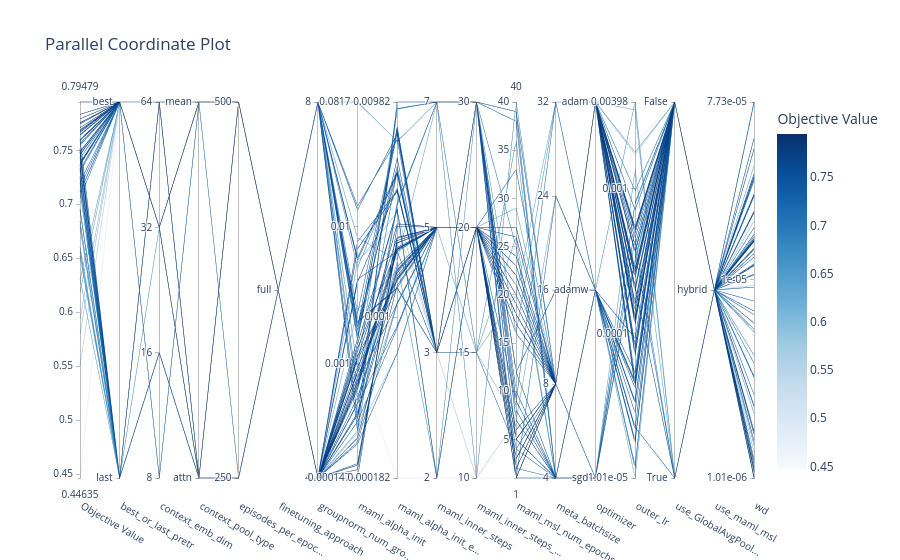

Notebook cell for this chart:
### Code cell
# 3. Parallel Coordinate Plot (Visualizes high-dimensional relationships)
fig_parallel = plot_parallel_coordinate(study)
fig_parallel.show()

### Figure 1 — Plotly figure (JSON) as saved in the notebook; plotly's stock layout.template omitted (floating-point values rounded to 4 significant figures)
{"data": [{"dimensions": [{"label": "Objective Value", "range": [0.4464, 0.7948], "values": [0.7063, 0.7161, 0.6307, 0.6562, 0.6844, 0.7365, 0.6958, 0.724, 0.7375, 0.7323, 0.7109, 0.7688, 0.7375, 0.7599, 0.7464, 0.7562, 0.7755, 0.7641, 0.7792, 0.7667, 0.7302, 0.7599, 0.7458, 0.7589, 0.7688, 0.7115, 0.7688, 0.7203, 0.7547, 0.7427, 0.7484, 0.7677, 0.7385, 0.6297, 0.5797, 0.7646, 0.7375, 0.7745, 0.7833, 0.7365, 0.749, 0.7948, 0.7708, 0.4464, 0.6521, 0.5938, 0.6188, 0.7135, 0.7604, 0.7333, 0.7484, 0.7323, 0.7479, 0.7505, 0.6943, 0.7438, 0.7516, 0.7198, 0.7365, 0.726, 0.6792, 0.6604, 0.55]}, {"label": "best_or_last_pretr", "range": [0, 1], "ticktext": ["last", "best"], "tickvals": [0, 1], "values": [1, 1, 0, 0, 0, 0, 0, 0, 1, 1, 1, 1, 1, 1, 1, 1, 1, 1, 1, 1, 1, 1, 1, 1, 1, 1, 1, 1, 1, 1, 1, 1, 1, 1, 1, 1, 1, 1, 1, 1, 1, 1, 1, 1, 0, 1, 1, 0, 0, 0, 0, 0, 0, 0, 0, 0, 0, 0, 0, 0, 0, 0, 1]}, {"label": "context_emb_dim", "range": [0, 3], "ticktext": ["8", "16", "32", "64"], "tickvals": [0, 1, 2, 3], "values": [0, 0, 1, 1, 1, 1, 1, 1, 2, 2, 2, 2, 2, 2, 2, 2, 2, 2, 2, 2, 2, 2, 2, 2, 2, 2, 2, 2, 2, 2, 2, 2, 2, 2, 2, 2, 2, 2, 2, 2, 2, 2, 2, 2, 2, 3, 3, 3, 3, 3, 3, 3, 3, 3, 3, 3, 3, 3, 3, 3, 3, 3, 3]}, {"label": "context_pool_type", "range": [0, 1], "ticktext": ["attn", "mean"], "tickvals": [0, 1], "values": [1, 1, 0, 0, 0, 0, 0, 0, 0, 0, 0, 0, 0, 0, 0, 0, 0, 1, 1, 0, 1, 1, 1, 1, 1, 1, 1, 1, 1, 1, 1, 1, 1, 1, 1, 1, 1, 1, 1, 1, 1, 1, 1, 1, 0, 1, 0, 0, 0, 0, 0, 0, 0, 0, 0, 0, 0, 0, 0, 0, 1, 0, 1]}, {"label": "episodes_per_epoc...", "range": [0, 1], "ticktext": ["250", "500"], "tickvals": [0, 1], "values": [1, 1, 0, 0, 0, 0, 0, 0, 1, 1, 1, 1, 1, 1, 1, 1, 1, 1, 1, 1, 1, 1, 1, 1, 1, 1, 1, 1, 1, 1, 1, 1, 1, 1, 1, 1, 1, 1, 1, 1, 1, 1, 1, 1, 1, 0, 0, 0, 0, 0, 0, 0, 0, 0, 0, 0, 0, 0, 0, 0, 0, 0, 1]}, {"label": "finetuning_approach", "range": [0, 0], "ticktext": ["full"], "tickvals": [0], "values": [0, 0, 0, 0, 0, 0, 0, 0, 0, 0, 0, 0, 0, 0, 0, 0, 0, 0, 0, 0, 0, 0, 0, 0, 0, 0, 0, 0, 0, 0, 0, 0, 0, 0, 0, 0, 0, 0, 0, 0, 0, 0, 0, 0, 0, 0, 0, 0, 0, 0, 0, 0, 0, 0, 0, 0, 0, 0, 0, 0, 0, 0, 0]}, {"label": "groupnorm_num_gro...", "range": [0, 1], "ticktext": ["4", "8"], "tickvals": [0, 1], "values": [0, 0, 1, 1, 1, 1, 1, 1, 0, 0, 0, 0, 0, 0, 0, 0, 0, 0, 0, 0, 0, 0, 0, 0, 0, 0, 0, 0, 0, 0, 0, 0, 0, 0, 0, 0, 0, 0, 0, 0, 0, 0, 0, 1, 1, 0, 0, 1, 1, 1, 1, 1, 1, 1, 1, 1, 1, 1, 1, 1, 1, 1, 0]}, {"label": "maml_alpha_init", "range": [-3.832, -1.088], "ticktext": ["0.000147", "0.001", "0.01", "0.0817"], "tickvals": [-3.832, -3, -2, -1.088], "values": [-3.57, -3.583, -2.08, -1.088, -3.49, -3.487, -3.403, -3.397, -2.913, -2.855, -2.857, -2.402, -2.383, -2.814, -2.107, -2.159, -2.885, -3.165, -3.151, -3.126, -3.184, -3.151, -3.129, -3.1, -3.066, -3.292, -3.371, -3.422, -3.356, -3.286, -3.245, -3.54, -3.021, -3.489, -3.502, -3.771, -2.942, -2.952, -3.738, -3.727, -3.832, -3.057, -2.967, -3.002, -3.263, -2.259, -2.601, -2.753, -2.725, -2.698, -2.728, -2.69, -2.242, -2.226, -3.189, -2.793, -2.827, -2.63, -1.874, -1.847, -2.296, -3.037, -2.243]}, {"label": "maml_alpha_init_e...", "range": [-3.741, -2.008], "ticktext": ["0.000182", "0.001", "0.00982"], "tickvals": [-3.741, -3, -2.008], "values": [-2.937, -3.165, -2.735, -2.189, -2.483, -2.008, -2.472, -2.038, -2.5, -2.503, -2.503, -2.407, -2.696, -2.266, -2.416, -2.42, -2.684, -2.695, -2.657, -2.687, -2.69, -2.678, -2.938, -2.795, -2.809, -3.04, -2.82, -3.049, -2.78, -2.766, -2.787, -2.853, -2.864, -2.931, -3.167, -2.636, -2.831, -2.632, -2.647, -2.658, -2.58, -2.57, -2.826, -3.741, -2.746, -2.517, -2.785, -2.305, -2.329, -2.866, -2.134, -2.864, -2.34, -2.331, -2.323, -2.148, -2.123, -2.132, -2.156, -2.181, -2.333, -2.041, -2.575]}, {"label": "maml_inner_steps", "range": [0, 3], "ticktext": ["2", "3", "5", "7"], "tickvals": [0, 1, 2, 3], "values": [2, 2, 3, 3, 3, 3, 3, 3, 0, 0, 0, 1, 1, 1, 1, 1, 2, 2, 2, 2, 2, 2, 2, 2, 2, 2, 2, 2, 2, 2, 2, 2, 2, 2, 2, 2, 2, 2, 2, 2, 2, 2, 2, 0, 0, 1, 2, 1, 1, 1, 1, 1, 1, 1, 1, 1, 1, 1, 1, 1, 1, 3, 1]}, {"label": "maml_inner_steps_...", "range": [0, 3], "ticktext": ["10", "15", "20", "30"], "tickvals": [0, 1, 2, 3], "values": [2, 2, 1, 1, 3, 3, 3, 3, 2, 2, 2, 2, 2, 2, 2, 2, 2, 2, 2, 2, 2, 2, 2, 2, 2, 2, 2, 2, 2, 2, 2, 2, 2, 2, 2, 2, 2, 2, 2, 2, 2, 2, 2, 0, 3, 1, 1, 1, 3, 3, 3, 3, 3, 3, 3, 3, 3, 3, 3, 3, 3, 0, 0]}, {"label": "maml_msl_num_epochs", "range": [1, 40], "values": [22, 33, 26, 36, 25, 38, 39, 39, 3, 3, 9, 5, 5, 5, 6, 5, 3, 3, 1, 1, 4, 3, 1, 1, 1, 18, 22, 16, 26, 27, 23, 24, 23, 29, 27, 20, 2, 19, 2, 21, 19, 18, 17, 1, 16, 7, 20, 4, 9, 10, 7, 8, 7, 1, 2, 12, 5, 5, 12, 12, 1, 40, 7]}, {"label": "meta_batchsize", "range": [0, 4], "ticktext": ["4", "8", "16", "24", "32"], "tickvals": [0, 1, 2, 3, 4], "values": [1, 1, 0, 0, 0, 0, 0, 1, 1, 1, 4, 1, 1, 1, 1, 1, 1, 1, 1, 1, 1, 1, 1, 1, 1, 1, 1, 1, 1, 1, 1, 1, 1, 1, 1, 1, 1, 1, 1, 1, 1, 1, 1, 3, 4, 3, 4, 0, 0, 0, 0, 0, 0, 0, 0, 0, 0, 0, 2, 2, 3, 1, 3]}, {"label": "optimizer", "range": [0, 2], "ticktext": ["sgd", "adamw", "adam"], "tickvals": [0, 1, 2], "values": [2, 2, 0, 0, 0, 0, 0, 0, 2, 2, 1, 2, 2, 2, 2, 2, 2, 2, 2, 2, 2, 2, 2, 2, 2, 2, 2, 2, 2, 2, 2, 2, 2, 2, 2, 2, 2, 2, 2, 2, 2, 2, 2, 1, 1, 1, 2, 1, 1, 1, 1, 1, 1, 1, 1, 1, 1, 1, 1, 1, 1, 0, 1]}, {"label": "outer_lr", "range": [-4.995, -2.401], "ticktext": ["1.01e-05", "0.0001", "0.001", "0.00398"], "tickvals": [-4.995, -4, -3, -2.401], "values": [-3.013, -3.427, -2.863, -3.508, -3.346, -3.482, -3.096, -3.267, -4.308, -4.371, -4.328, -4.097, -4.084, -4.13, -4.152, -4.345, -3.907, -3.931, -3.785, -3.9, -3.81, -3.846, -3.886, -3.936, -3.681, -3.679, -3.388, -3.432, -3.672, -3.342, -3.705, -3.281, -3.146, -2.746, -2.762, -3.44, -3.571, -3.553, -3.59, -3.304, -3.265, -3.283, -3.613, -2.686, -2.401, -4.995, -2.455, -4.645, -4.346, -4.332, -4.268, -4.374, -4.466, -4.031, -4.929, -4.658, -4.753, -4.735, -4.477, -4.548, -4.912, -3.105, -4.995]}, {"label": "use_GlobalAvgPool...", "range": [0, 1], "ticktext": ["True", "False"], "tickvals": [0, 1], "values": [1, 1, 0, 1, 0, 1, 1, 1, 1, 1, 1, 1, 1, 1, 1, 1, 1, 1, 1, 1, 1, 1, 1, 1, 1, 1, 1, 0, 0, 1, 1, 1, 1, 1, 1, 1, 1, 1, 1, 1, 1, 1, 1, 1, 0, 1, 0, 0, 1, 1, 1, 1, 1, 1, 1, 1, 1, 1, 1, 1, 1, 1, 1]}, {"label": "use_maml_msl", "range": [0, 0], "ticktext": ["hybrid"], "tickvals": [0], "values": [0, 0, 0, 0, 0, 0, 0, 0, 0, 0, 0, 0, 0, 0, 0, 0, 0, 0, 0, 0, 0, 0, 0, 0, 0, 0, 0, 0, 0, 0, 0, 0, 0, 0, 0, 0, 0, 0, 0, 0, 0, 0, 0, 0, 0, 0, 0, 0, 0, 0, 0, 0, 0, 0, 0, 0, 0, 0, 0, 0, 0, 0, 0]}, {"label": "wd", "range": [-5.995, -4.112], "ticktext": ["1.01e-06", "1e-05", "7.73e-05"], "tickvals": [-5.995, -5, -4.112], "values": [-5.637, -5.578, -4.796, -4.118, -5.493, -4.112, -5.42, -5.485, -5.159, -4.506, -5.177, -4.929, -4.932, -4.85, -4.667, -4.66, -4.808, -4.492, -4.806, -4.811, -4.786, -4.775, -4.795, -4.801, -4.473, -4.486, -5.995, -4.491, -4.294, -5.942, -4.347, -5.634, -4.978, -5.672, -5.864, -5.775, -5.964, -5.957, -5.989, -5.901, -5.81, -5.921, -5.761, -4.693, -5.831, -4.709, -4.432, -4.741, -4.871, -4.975, -4.923, -4.889, -4.844, -5.22, -5.251, -4.573, -4.584, -4.578, -5.039, -5.109, -5.264, -5.381, -5.03]}], "labelangle": 30, "labelside": "bottom", "line": {"color": [0.7063, 0.7161, 0.6307, 0.6562, 0.6844, 0.7365, 0.6958, 0.724, 0.7375, 0.7323, 0.7109, 0.7688, 0.7375, 0.7599, 0.7464, 0.7562, 0.7755, 0.7641, 0.7792, 0.7667, 0.7302, 0.7599, 0.7458, 0.7589, 0.7688, 0.7115, 0.7688, 0.7203, 0.7547, 0.7427, 0.7484, 0.7677, 0.7385, 0.6297, 0.5797, 0.7646, 0.7375, 0.7745, 0.7833, 0.7365, 0.749, 0.7948, 0.7708, 0.4464, 0.6521, 0.5938, 0.6188, 0.7135, 0.7604, 0.7333, 0.7484, 0.7323, 0.7479, 0.7505, 0.6943, 0.7438, 0.7516, 0.7198, 0.7365, 0.726, 0.6792, 0.6604, 0.55], "colorbar": {"title": {"text": "Objective Value"}}, "colorscale": [[0, "rgb(247,251,255)"], [0.125, "rgb(222,235,247)"], [0.25, "rgb(198,219,239)"], [0.375, "rgb(158,202,225)"], [0.5, "rgb(107,174,214)"], [0.625, "rgb(66,146,198)"], [0.75, "rgb(33,113,181)"], [0.875, "rgb(8,81,156)"], [1, "rgb(8,48,107)"]], "reversescale": false, "showscale": true}, "type": "parcoords"}], "layout": {"title": {"text": "Parallel Coordinate Plot"}}}
